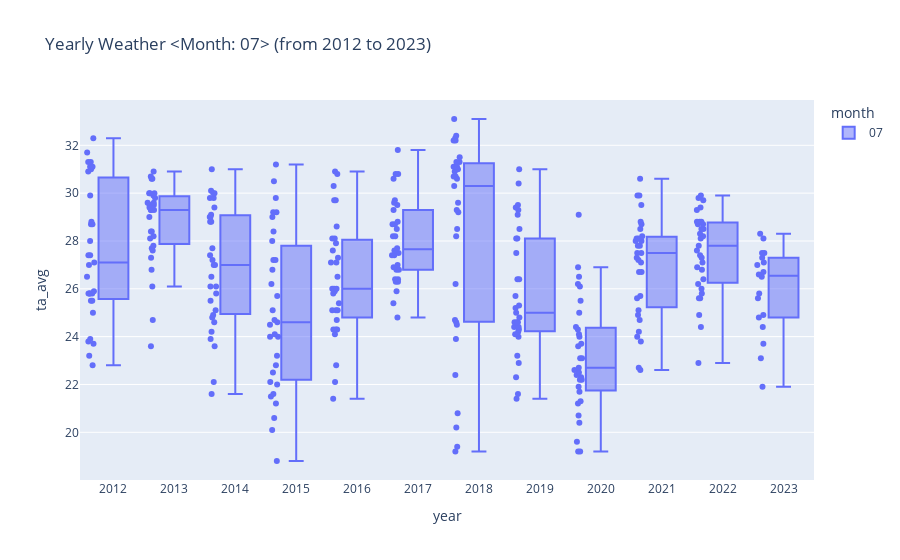

This figure's notebook cell:
### Markdown cell above
### 3. 기온 데이터 분포 Graph

### Code cell
""" 
plotly 패키지
# pip install plotly
# 만일 plotly 패키지의 코드가 잘 동작하지 않을 경우에는 command line에서 다음 코드 실행
# > pip install --upgrade nbformat
"""
import plotly.express as px
import webbrowser

month = '07'
beg_year = beg_date[0:4]
end_year = end_date[0:4]
graph_title = f'Yearly Weather <Month: {month}> (from {beg_year} to {end_year})'
df_weather_month = df_weather.query('month == @month')
# points: all or outliers
fig = px.box(df_weather_month, title=graph_title, x='year', y='ta_avg', points='all', hover_data=df_weather_month.columns, color='month')
fig.show()
file_path = f"D:\PythonProject\data-gatherer\kma\output\연도별 기온분포(box)_{month}월.html"
fig.write_html(file_path)
webbrowser.open_new_tab(file_path)

### Figure 1 — Plotly figure (JSON) as saved in the notebook; plotly's stock layout.template omitted (floating-point values rounded to 4 significant figures; data arrays with more than 128 entries replaced by an {"elided": "..."} marker saying what was removed)
{"data": [{"alignmentgroup": "True", "boxpoints": "all", "customdata": {"elided": "358x5 mixed values"}, "hovertemplate": "month=%{customdata[1]}<br>year=%{x}<br>ta_avg=%{y}<br>date_id=%{customdata[0]}<br>ta_max=%{customdata[2]}<br>ta_min=%{customdata[3]}<br>ta_diff=%{customdata[4]}<extra></extra>", "legendgroup": "07", "marker": {"color": "#636efa"}, "name": "07", "notched": false, "offsetgroup": "07", "orientation": "v", "showlegend": true, "type": "box", "x": {"elided": "358 str values"}, "x0": " ", "xaxis": "x", "y": {"elided": "358 float values"}, "y0": " ", "yaxis": "y"}], "layout": {"boxmode": "group", "legend": {"title": {"text": "month"}, "tracegroupgap": 0}, "title": {"text": "Yearly Weather <Month: 07> (from 2012 to 2023)"}, "xaxis": {"anchor": "y", "domain": [0, 1], "title": {"text": "year"}}, "yaxis": {"anchor": "x", "domain": [0, 1], "title": {"text": "ta_avg"}}}}
